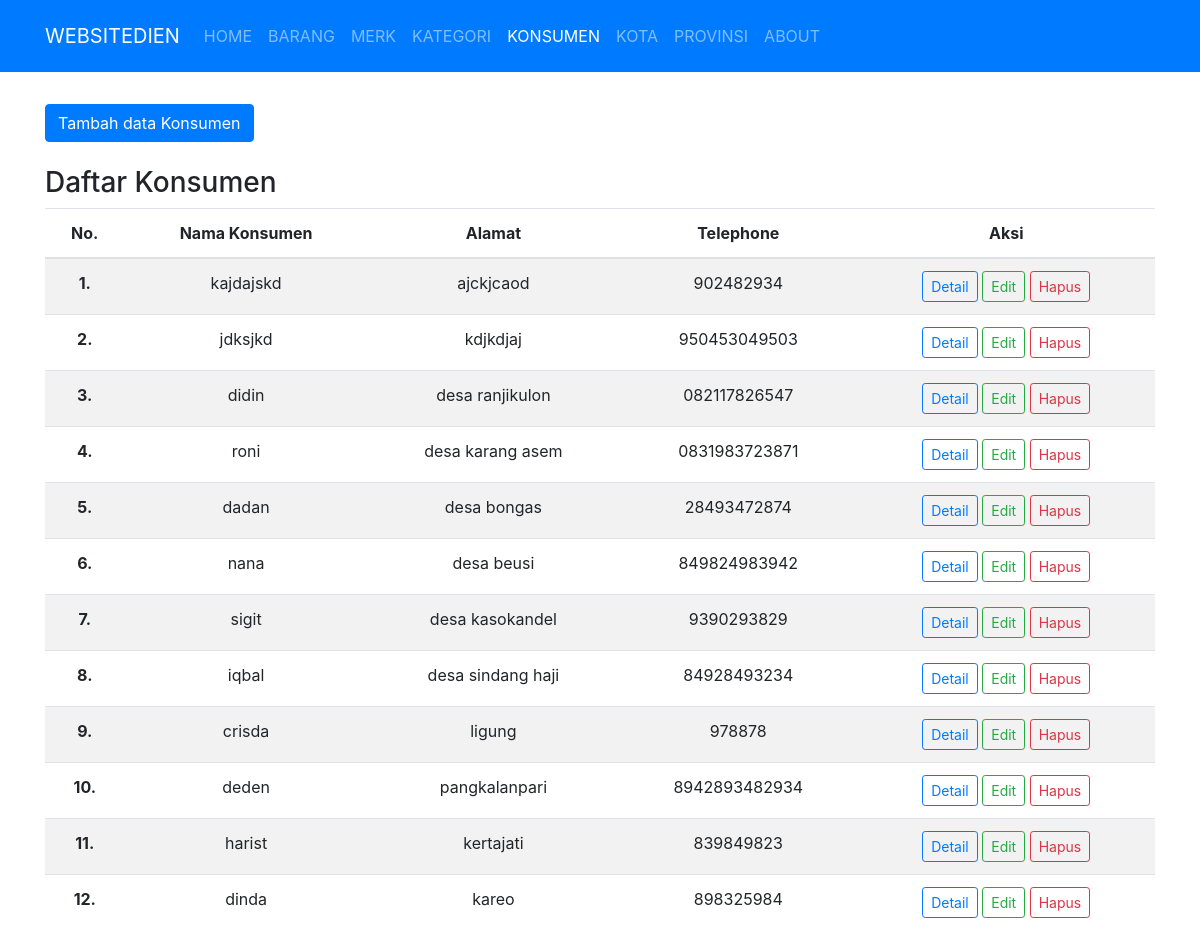
/public/konsumen, run on an earlier commit of the app's database.
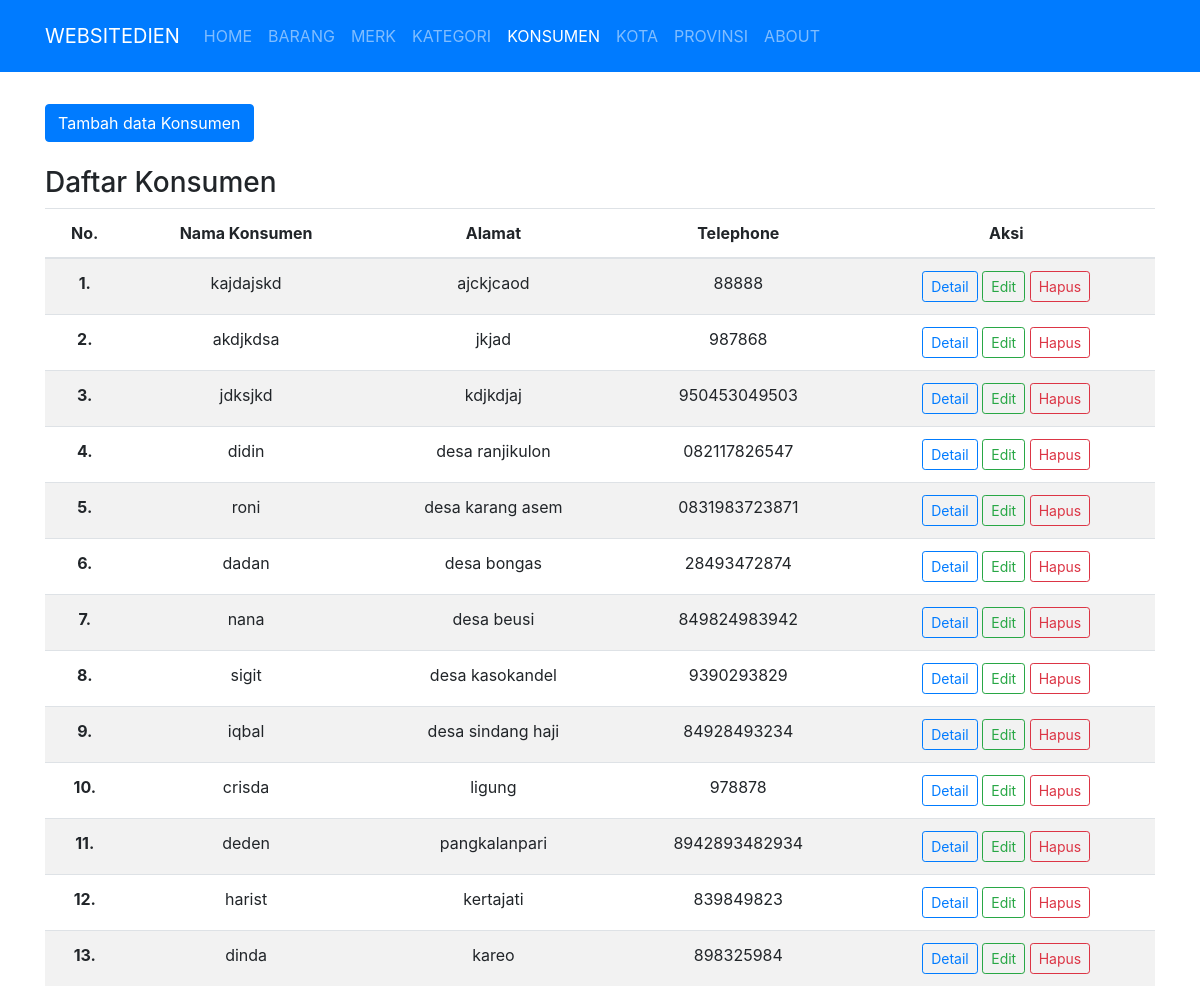
And on a later commit of the database.
### tables this page shows
CREATE TABLE `konsumen` (
  `id_konsumen` varchar(13) NOT NULL,
  `id_kota` int(11) NOT NULL,
  `nama` varchar(50) NOT NULL,
  `alamat` text NOT NULL,
  `kode_pos` varchar(5) NOT NULL,
  `phone` varchar(20) NOT NULL,
  `email` text NOT NULL,
  `nama_bank` varchar(40) NOT NULL,
  `cabang` varchar(40) NOT NULL,
  `atas_nama` varchar(50) NOT NULL,
  `rek` varchar(20) NOT NULL
);

### app/core/Controller.php (called while the page is built, shortened)
<?php
class Controller
{
    public function view($view, $data = [])
    {
        require_once '../app/views/' . $view . '.php';
    }
    public function model($model)
    {
        return new $model;
    }
}

### app/controllers/Konsumen.php (called while the page is built, shortened)
<?php
class Konsumen extends Controller
{
    public function index()
    {
        $data['judul'] = 'Konsumen';
        $data['konsumen'] = $this->model('Konsumen_model')->getAllKonsumen();
        $data['kota'] = $this->model('Konsumen_model')->getAllKota();
        $this->view('konsumen/index', $data);
    }
}

### app/core/App.php (called while the page is built, shortened)
<?php
class App
{
    protected $method = 'index';
    protected $params = [];
    public function __construct()
    {
        $this->controller = new $this->controller;
        call_user_func_array([$this->controller, $this->method], $this->params);
    }
}

### public/index.php (called while the page is built, shortened)
<?php
$app = new App;

### app/core/Database.php (called while the page is built, shortened)
<?php
class Database
{
    private $host = DB_HOST;
    private $user = DB_USER;
    private $pass = DB_PASS;
    private $db_name = DB_NAME;
    private $dbh;
    private $stmt;
    public function __construct()
    {
        $dsn = 'mysql:host=' . $this->host . ';dbname=' . $this->db_name;
        $option = [
            PDO::ATTR_PERSISTENT => true,
            PDO::ATTR_ERRMODE => PDO::ERRMODE_EXCEPTION
        ];
        try {
            $this->dbh = new PDO($dsn, $this->user, $this->pass, $option);
        } catch (PDOException $err) {
            die($err->getMessage());
        }
    }
    public function query($query)
    {
        $this->stmt = $this->dbh->prepare($query);
    }
    public function execute()
    {
        $this->stmt->execute();
    }
    public function resultSet()
    {
        $this->execute();
        return $this->stmt->fetchAll(PDO::FETCH_ASSOC);
    }
}

### app/models/Konsumen_model.php (called while the page is built, shortened)
<?php
class Konsumen_model
{
    private $table = 'konsumen';
    private $db;
    public function __construct()
    {
        $this->db = new Database;
    }
    public function getAllKonsumen()
    {
        $this->db->query('SELECT * FROM ' . $this->table);
        return $this->db->resultSet();
    }
    public function getAllKota()
    {
        $this->db->query('SELECT * FROM kota');
        return $this->db->resultSet();
    }
}

### app/views/konsumen/index.php (the view, shortened to what this page needs)
<div class="container mt-3">
    <div class="row mt-3">
        <div class="col-lg-12">
            <button type="button" class="btn btn-primary mb-4 tambahDataKons" data-toggle="modal" data-target="#formModal">
                Tambah data Konsumen
            </button>
            <h3>Daftar Konsumen</h3>
            <table class="table table-striped">
                <thead>
                    <tr>
                        <th scope="col">No.</th>
                        <th scope="col">Nama Konsumen</th>
                        <th scope="col">Alamat</th>
                        <th scope="col">Telephone</th>
                        <th scope="col">Aksi</th>
                    </tr>
                </thead>
                <tbody>
                    <?php
                    $i = 0;
                    foreach ($data['konsumen'] as $ksn) :
                        ?>
                        <tr>
                            <th scope="row"><?= $i + 1 ?>.</th>
                            <td><?= $ksn['nama']; ?></td>
                            <td><?= $ksn['alamat']; ?></td>
                            <td><?= $ksn['phone']; ?></td>
                            <td>
                                <a href="<?= BASEURL; ?>/konsumen/detail/<?= $ksn['id_konsumen'] ?>" class="btn btn-outline-primary btn-sm">Detail</a>
                                <a href="<?= BASEURL; ?>/konsumen/edit/<?= $ksn['id_konsumen'] ?>" class="btn btn-outline-success btn-sm editDataKons" data-toggle="modal" data-target="#formModal" data-id_konsumen="<?= $ksn['id_konsumen'] ?>">Edit</a>
                                <a href="<?= BASEURL; ?>/konsumen/hapus/<?= $ksn['id_konsumen'] ?>" class="btn btn-outline-danger btn-sm" onclick="return confirm('Yakin akan dihapus ?');">Hapus</a>
                            </td>
                        </tr>
                        <?php
                        $i++;
                    endforeach;
                    ?>
                </tbody>
            </table>
        </div>
    </div>
</div>

What changed in the data, as far as the page shows it:
changed konsumen "kajdajskd": phone "902482934" → "88888"
added konsumen: nama "akdjkdsa", alamat "jkjad", phone "987868"
